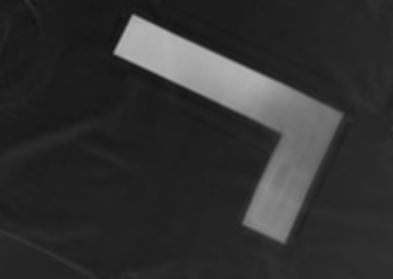
%> input picture Images/letter.bmp, 393 x 279 px
$ octave hough_transform_rt_run.m   (GNU Octave 9; MATLAB toolbox functions it lacks are replaced by stand-ins)
%> lines starting %> are read from the running program, lines starting %| are printed output that depends on the picture; in (x1, y1, x2, y2) boxes, pixels count from 0 and x2, y2 are one past the last pixel; in counts of white or black regions, pixels touching at a corner belong together; the program's own positions count from 1

%% Hough transform for line detection in the rho-theta transform space (normal representation) %%

letter = imread('letter.bmp');
%> letter is the input picture: size 279x393 uint8; min 19, max 183, mean 48.9
letter_edge = edge(letter, 'canny', 0.5);
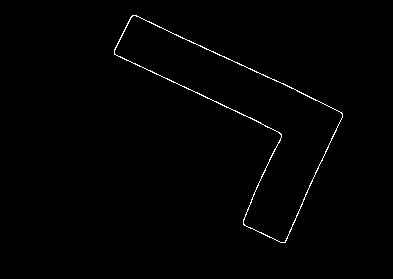
%> letter_edge: size 279x393 logical; 0.77% white in thin lines or dots, all inside (x1, y1, x2, y2) = (114, 15, 343, 243)

tic; % start timer

hough_transform_rt(letter_edge, 1, pi/250, 20) % rho-theta | output is saved as letter.bmp
% [7 lines not run here, left out]
function hough_transform_rt(edge_image, rho_res, theta_res, n_lines)
%> called with rho_res = 1, theta_res = 0.0126, n_lines = 20

    [height, width] = size(edge_image);
%> height = 279; width = 393
    max_rho = round(sqrt(height^2 + width^2));
%> max_rho = 482
    min_rho = -max_rho;
%> min_rho = -482
    rho_range = min_rho:rho_res:max_rho; % Range of rho values (rows)
%> rho_range = 965 values from -482 to 482
    theta_range = -pi/2:theta_res:pi/2; % Range of theta values (columns)
    accumulator = zeros(length(rho_range), length(theta_range)); % Initialize the accumulator array with zeros

    [row, col] = find(edge_image); % Row and col index for all non-zero edge points (xy space)
%> row = 849 values from 16 to 243; col = 849 values from 115 to 343
%> the run ends on the next line

    for i = 1:length(row) % Loop through these edge points
        y = row(i);
        x = col(i);

        for j = 1:length(theta_range) % for each theta
            rho = x * cos(theta_range(j)) + y * sin(theta_range(j)); % Calculate rho for the current theta

            % round to the nearest value
            for k = 1:length(rho_range)
                closest_rho = abs(rho - rho_range(k)); % Find the closest matching rho value in the array
                if closest_rho <= 0.5 * rho_res
                    accumulator(k, j) = accumulator(k, j) + 1;
                end
            end
        end
    end

    regional_maximas = imregionalmax(accumulator);
    centers = findRegionCenters(regional_maximas);
    [maxima_rows, maxima_cols] = find(centers);
    maxima_triplets = [maxima_rows, maxima_cols, accumulator(sub2ind(size(accumulator), maxima_rows, maxima_cols))];
    sorted_maximas = sortrows(maxima_triplets, -3);
    top_maximas = sorted_maximas(1:min(n_lines, size(sorted_maximas, 1)), :);

    figure;
    imshow(edge_image);
    hold on;

    for k = 1 : size(top_maximas, 1)
        row = top_maximas(k, 1);
        col = top_maximas(k, 2);
        rho_value = rho_range(row);
        theta_value = theta_range(col);

        % Plot
        x_line = 1:width;
        y_line = (rho_value - x_line * cos(theta_value)) / sin(theta_value);
        plot(x_line, y_line, 'r', 'LineWidth', 2);

    end
    hold off;

end
